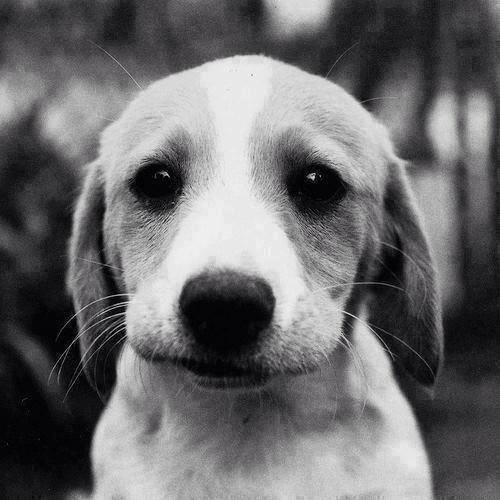
%> input picture ejercicios_clases/Transformaciones_geometricas/p.jpg, 500 x 500 px
$ octave tranformacion_geometrica_compuesta.m   (GNU Octave 9; MATLAB toolbox functions it lacks are replaced by stand-ins)
%> lines starting %> are read from the running program, lines starting %| are printed output that depends on the picture
 I=imread('p.jpg');
%> I is the input picture: size 500x500x3 uint8; mean R, G, B 107.5, 107.1, 108.5

t=45/(2*pi);

a=cos(t); b=-sin(t); c=0; d=sin(t);e=cos(t); f=0;

t1=[a d 0; b e 0; c f 1];

tform = maketform('affine',t1);

II = imtransform(I,tform);
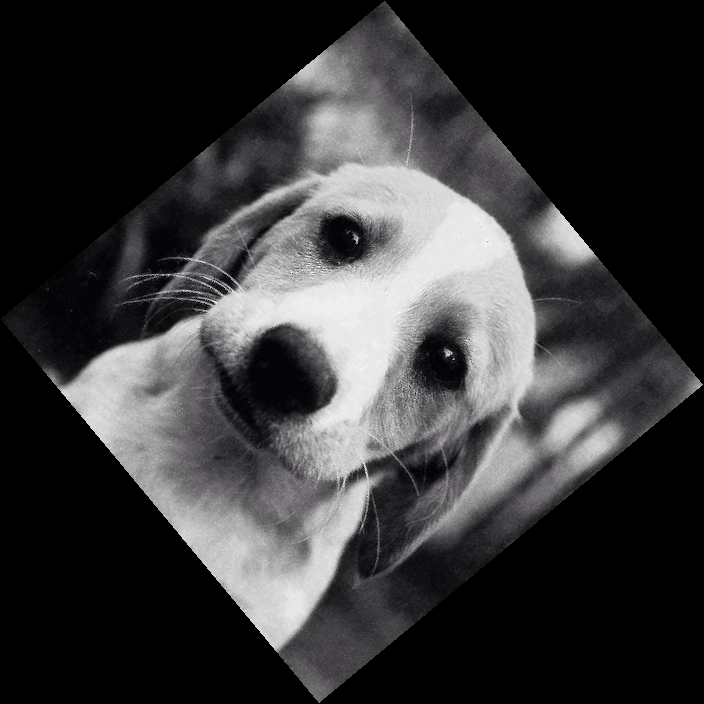
%> II: size 704x704x3 uint8; mean R, G, B 55.8, 55.6, 56.3

a=1; b=0; c=0; d=-.2; e=1; f=0;

t2=[a d 0; b e 0; c f 1];

tform = maketform('affine',t2);

III = imtransform(II,tform);
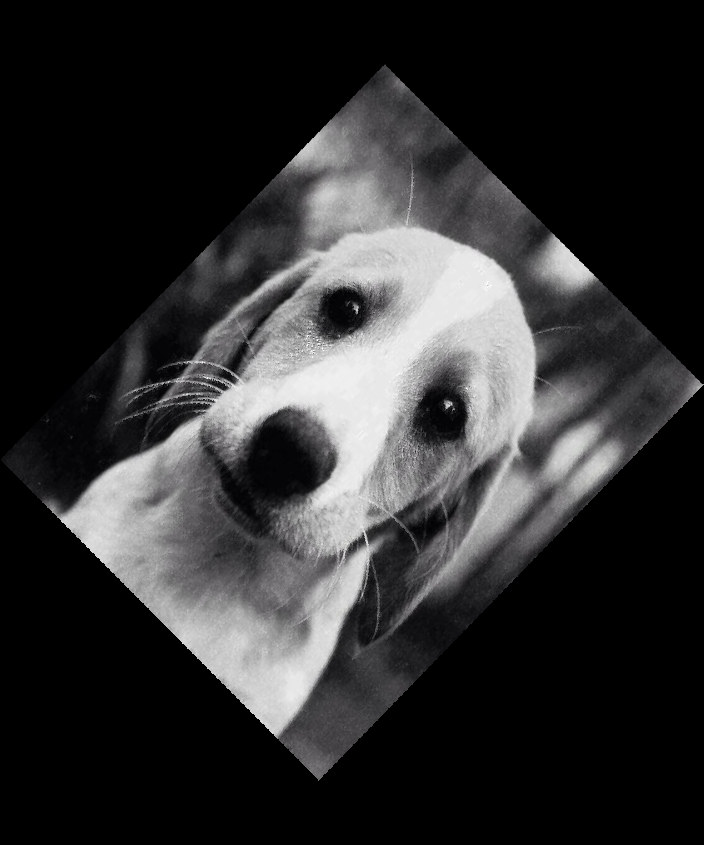
%> III: size 845x704x3 uint8; mean R, G, B 47, 46.9, 47.5

a=5; b=0; c=0; d=0; e=5; f=0;

t3=[a d 0; b e 0; c f 1];

tform = maketform('affine',t3);

IV = imtransform(III,tform);

tr=t3*t2*t1;

tform = maketform('affine',tr);

V = imtransform(II,tform);

figure,subplot(2,3,1),subimage(I),Title('(a)');
%> (this line was passed over: Title is not available in this run)

subplot(2,3,2),subimage(II),Title('(b)');
%> (this line was passed over: Title is not available in this run)

subplot(2,3,3),subimage(III),Title('(c)');
%> (this line was passed over: Title is not available in this run)

subplot(2,3,4),subimage(IV),Title('(d)');
%> after `subimage(IV)`:
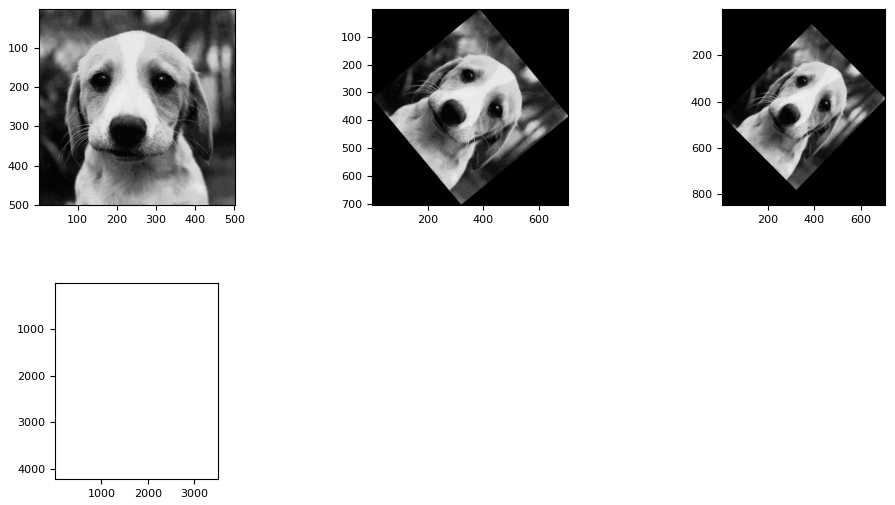
%> figure redrawn from the program's plot data, 4 panels
%> (this line was passed over: Title is not available in this run)

 figure; imshow(II90); holdon;
%> (this line was passed over: II90 is not available in this run)
%> (this line was passed over: holdon is not available in this run)

%> (the run ends here)
